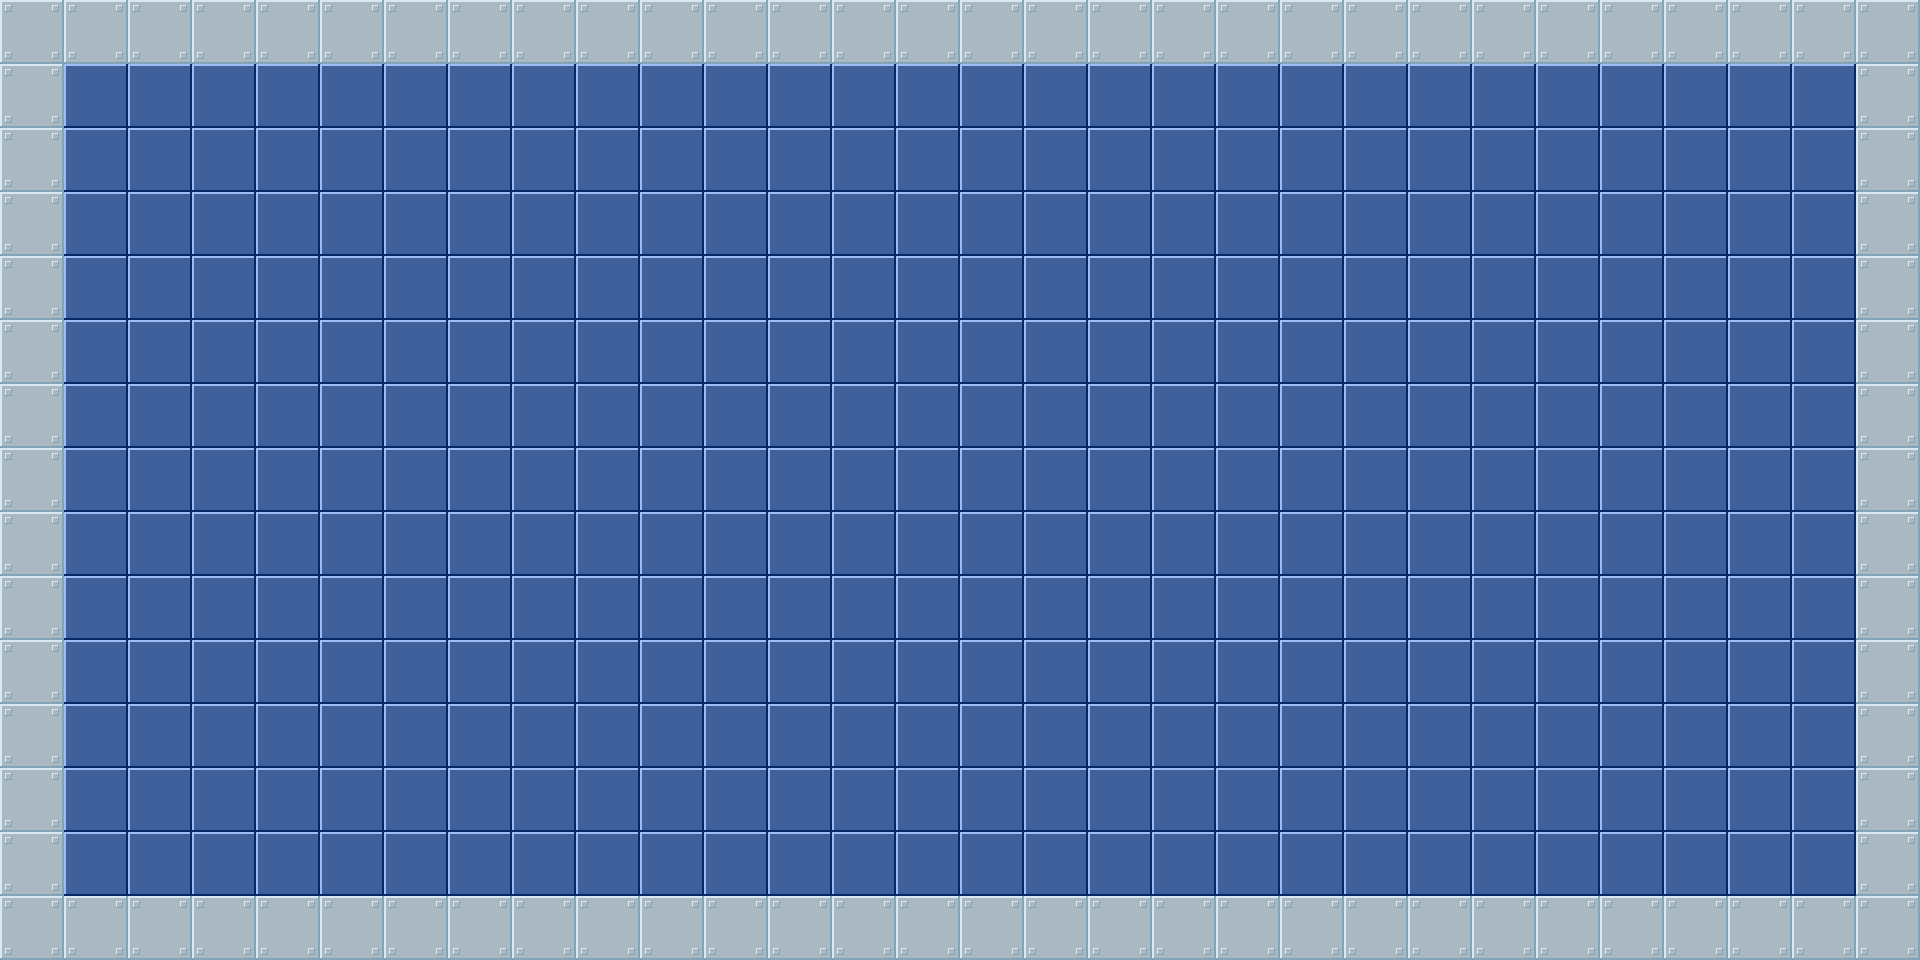

This is a level from a 2D game, rendered from its Tiled map with the project's own tilesets. A one-line summary and the complete map file follow:
An orthogonal 30x15 tile map with 64x64 px tiles, 1 tile layer (Tile Layer 1), 3 tilesets.

<map version="1.10" tiledversion="1.10.2" orientation="orthogonal" renderorder="right-down" width="30" height="15" tilewidth="64" tileheight="64" infinite="0" nextlayerid="2" nextobjectid="1">
 <editorsettings>
  <export target="Testing Map.csv" format="csv" />
 </editorsettings>
 <tileset firstgid="1" source="Wall.tsx" />
 <tileset firstgid="17" source="Wall64.tsx" />
 <tileset firstgid="18" source="Ground64.tsx" />
 <layer id="1" name="Tile Layer 1" width="30" height="15">
  <data encoding="csv">
17,17,17,17,17,17,17,17,17,17,17,17,17,17,17,17,17,17,17,17,17,17,17,17,17,17,17,17,17,17,
17,18,18,18,18,18,18,18,18,18,18,18,18,18,18,18,18,18,18,18,18,18,18,18,18,18,18,18,18,17,
17,18,18,18,18,18,18,18,18,18,18,18,18,18,18,18,18,18,18,18,18,18,18,18,18,18,18,18,18,17,
17,18,18,18,18,18,18,18,18,18,18,18,18,18,18,18,18,18,18,18,18,18,18,18,18,18,18,18,18,17,
17,18,18,18,18,18,18,18,18,18,18,18,18,18,18,18,18,18,18,18,18,18,18,18,18,18,18,18,18,17,
17,18,18,18,18,18,18,18,18,18,18,18,18,18,18,18,18,18,18,18,18,18,18,18,18,18,18,18,18,17,
17,18,18,18,18,18,18,18,18,18,18,18,18,18,18,18,18,18,18,18,18,18,18,18,18,18,18,18,18,17,
17,18,18,18,18,18,18,18,18,18,18,18,18,18,18,18,18,18,18,18,18,18,18,18,18,18,18,18,18,17,
17,18,18,18,18,18,18,18,18,18,18,18,18,18,18,18,18,18,18,18,18,18,18,18,18,18,18,18,18,17,
17,18,18,18,18,18,18,18,18,18,18,18,18,18,18,18,18,18,18,18,18,18,18,18,18,18,18,18,18,17,
17,18,18,18,18,18,18,18,18,18,18,18,18,18,18,18,18,18,18,18,18,18,18,18,18,18,18,18,18,17,
17,18,18,18,18,18,18,18,18,18,18,18,18,18,18,18,18,18,18,18,18,18,18,18,18,18,18,18,18,17,
17,18,18,18,18,18,18,18,18,18,18,18,18,18,18,18,18,18,18,18,18,18,18,18,18,18,18,18,18,17,
17,18,18,18,18,18,18,18,18,18,18,18,18,18,18,18,18,18,18,18,18,18,18,18,18,18,18,18,18,17,
17,17,17,17,17,17,17,17,17,17,17,17,17,17,17,17,17,17,17,17,17,17,17,17,17,17,17,17,17,17
</data>
 </layer>
</map>